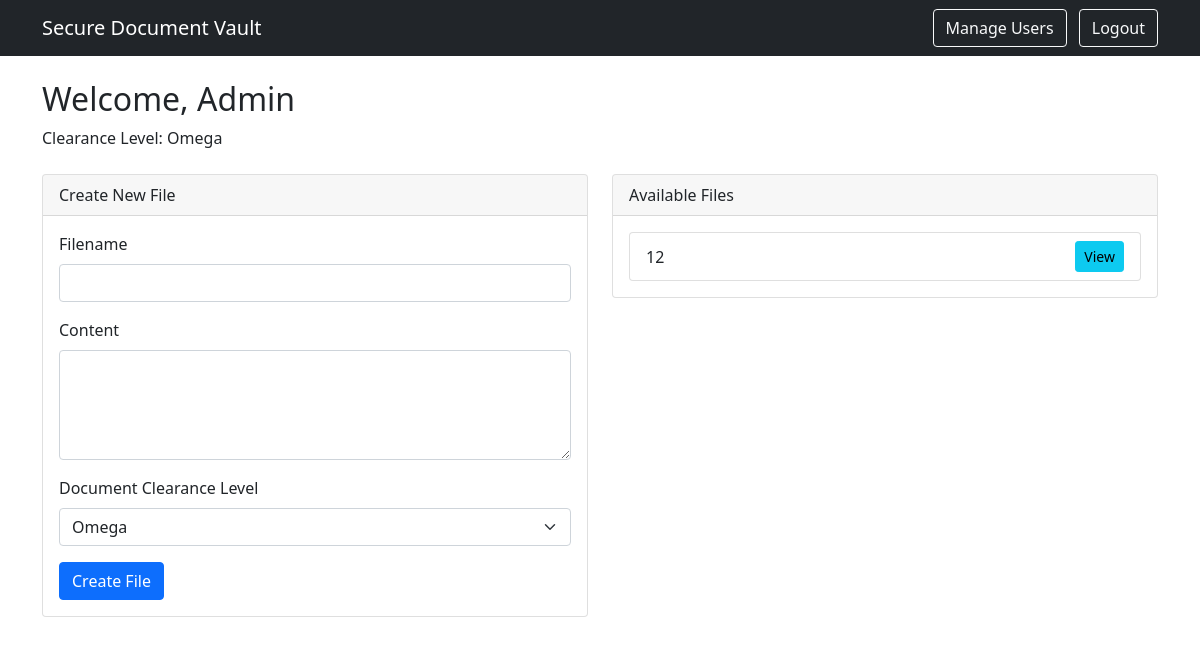
The app's page /dashboard (signed in), older data.
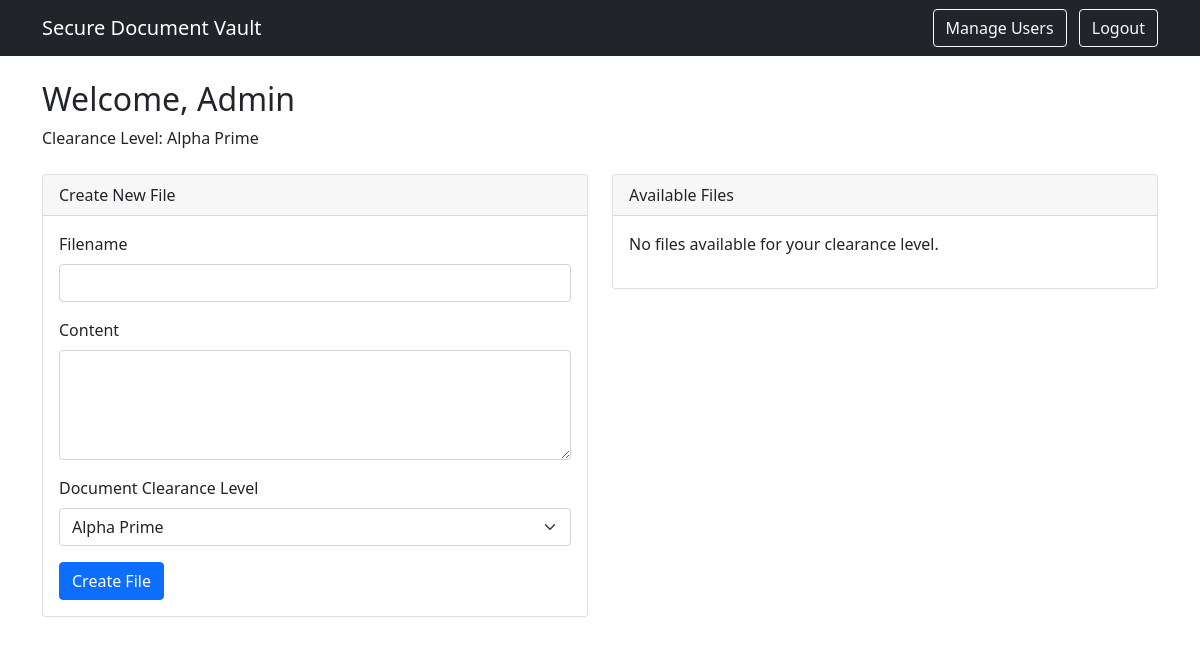
The same page, newer data.
### tables this page shows
CREATE TABLE files (
            id INTEGER PRIMARY KEY AUTOINCREMENT,
            filename TEXT,
            encrypted_data BLOB,
            clearance_level TEXT
        );

### main.py (the view)
@app.route('/dashboard')
def dashboard():
    if 'name' not in session:
        return redirect(url_for('login'))
    conn = get_db()
    cursor = conn.cursor()
    cursor.execute("SELECT filename, clearance_level FROM files")
    all_files = cursor.fetchall()
    conn.close()
    files = [file for file in all_files
             if ACCESS_LEVELS[session['clearance']] >= ACCESS_LEVELS[file['clearance_level']]]
    return render_template('dashboard.html', files=files, ACCESS_LEVELS=ACCESS_LEVELS)

### main.py (called while the page is built)
def get_db():
    conn = sqlite3.connect("secure_files.db")
    conn.row_factory = sqlite3.Row
    return conn

### templates/dashboard.html (shortened to what this page needs)
{% extends "base.html" %}
{% block content %}
<h2>Welcome, {{ session.name }}</h2>
<p>Clearance Level: {{ session.clearance }}</p>
<div class="row mt-4">
    <div class="col-md-6">
        <div class="card">
            <div class="card-header">Create New File</div>
            <div class="card-body">
                <form method="POST" action="{{ url_for('create_file') }}">
                    <div class="mb-3">
                        <label class="form-label">Filename</label>
                        <input type="text" class="form-control" name="filename" required>
                    </div>
                    <div class="mb-3">
                        <label class="form-label">Content</label>
                        <textarea class="form-control" name="content" rows="4" required></textarea>
                    </div>
                    <div class="mb-3">
                        <label class="form-label">Document Clearance Level</label>
                        <select class="form-select" name="doc_clearance" required>
                            {% for level in ACCESS_LEVELS %}
                                {% if ACCESS_LEVELS[level] <= ACCESS_LEVELS[session.clearance] %}
                                    <option value="{{ level }}">{{ level }}</option>
                                {% endif %}
                            {% endfor %}
                        </select>
                    </div>
                    <button type="submit" class="btn btn-primary">Create File</button>
                </form>
            </div>
        </div>
    </div>
    <div class="col-md-6">
        <div class="card">
            <div class="card-header">Available Files</div>
            <div class="card-body">
                {% if files %}
                    <ul class="list-group">
                    {% for file in files %}
                        <li class="list-group-item d-flex justify-content-between align-items-center">
                            {{ file.filename }}
                            <form method="POST" action="{{ url_for('retrieve_file') }}" style="display: inline;">
                                <button type="submit" class="btn btn-sm btn-info">View</button>
                            </form>
                        </li>
                    {% endfor %}
                    </ul>
                {% else %}
                    <p>No files available for your clearance level.</p>
                {% endif %}
            </div>
        </div>
    </div>
</div>
{% endblock %}

Row changes from the older to the newer data that the page shows:
removed files: filename "12"
Text that changed along with them:
{{ session.clearance }}: "Omega" → "Alpha Prime"
form field doc_clearance: "Omega" → "Alpha Prime"
text now shown: "No files available for your clearance level."
